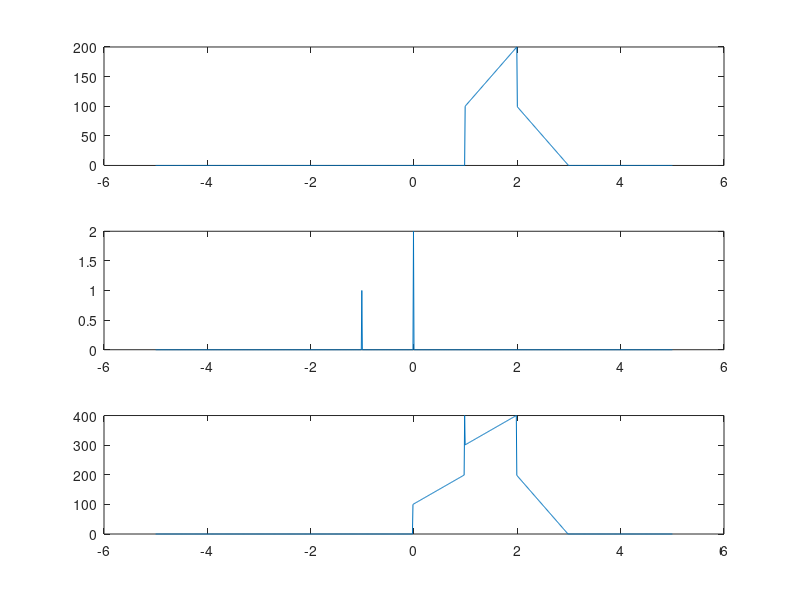

Write MATLAB code to recreate this figure.
clc
t=-5:0.01:5;
u=1:1:1001
for c=(1:1:1001)
    if(c>=600)&&(c<=700)
        x(1,find(u==c))=c-500;
        find(u==c)
    elseif(c>700)&&(c<=800)
        x(1,find(u==c))=-c+800;
    else
        x(1,find(u==c))=0;
    end

    if (c==400)
        h(1,find(u==c))=1;
    elseif(c==500)
        h(1,find(u==c))=2;
    else
        h(1,find(u==c))=0;

    end
end

y=conv(x,h,'same');

subplot(3,1,1); plot(t,x);

subplot(3,1,2); plot(t,h);

subplot(3,1,3); plot(t,y);

